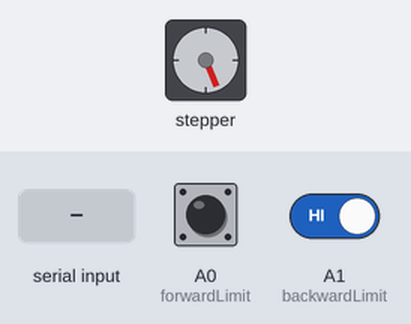
A sketch run on a simulated Arduino Uno, built with avr-gcc and run on an emulated ATmega328P. Shown: stepper motor. The inputs (shaded band) are chosen by the test bench; at power-on: A0 (forwardLimit) HIGH, A1 (backwardLimit) HIGH. Stepper angles assume 200 steps per turn; what the sketch prints to the serial monitor is not drawn.

Above: at 1.2 s.
1.3 s: A0 (forwardLimit) driven LOW
At 1.65 s:
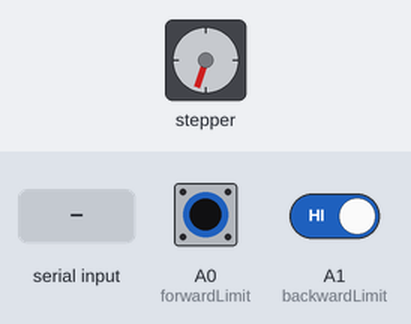
4.3 s: A1 (backwardLimit) driven LOW
7.3 s: A0 (forwardLimit) pulsed HIGH 2 times (0.12 s each, 0.3 s apart)
10.3 s: "5\n" received over Serial
At 11.8 s:
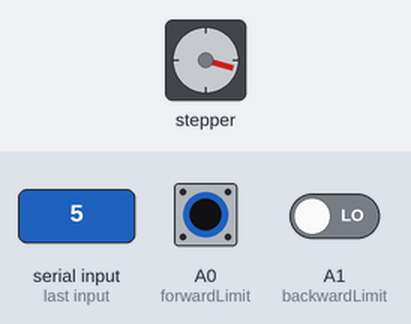
12.1 s: "90,45\n" received over Serial
At 12.55 s:
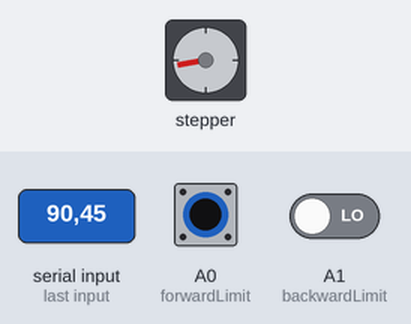
Timing chart, 0 to 16.1 s (numbered marks = the images above; inputs shaded):
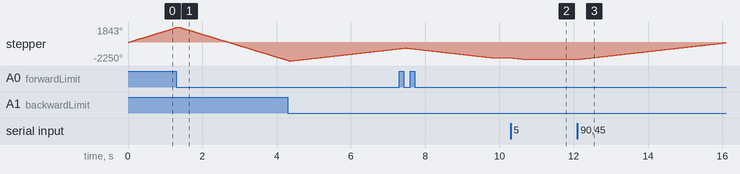

The sketch:

motorController.ino
```cpp
// Include the AccelStepper Library
#include <AccelStepper.h>
#include <ezButton.h>

// Define pin connections
const int dirPin = 4;
const int stepPin = 3;

// Define motor interface type
#define motorInterfaceType 1

// Creates an instance
AccelStepper myStepper(motorInterfaceType, stepPin, dirPin);

ezButton forwardLimit(A0);
ezButton backwardLimit(A1);

enum ExecMode {
  ready,
  move,
  home,
};

enum HomeMode{
  forward,
  backward,
};

ExecMode currentExecMode;
HomeMode currentHomeMode;

bool forwardLimitSet = false;
bool backwardLimitSet = false;

long moveToPos = 0;
int moveDir = 1;

int homeSpeed = 900;
int moveSpeed = 300;

int MINPOS = 0;
int MAXPOS = 0;

int signal = NULL;

void setup() {

  currentExecMode = home;
  currentHomeMode = forward;

  forwardLimit.setDebounceTime(50);
  backwardLimit.setDebounceTime(50);

  myStepper.setMaxSpeed(1000);
  myStepper.setSpeed(homeSpeed);
  Serial.begin(9600);
  Serial.println("startup complete\n");

}

void __loop(){
  // Serial.print(".");
  //Serial.println(digitalRead(A1));
  // Serial.println(digitalRead(A0));

  forwardLimit.loop();
  backwardLimit.loop();

  if (backwardLimit.isPressed()){
    Serial.println("back");
  }

  if (forwardLimit.isPressed()){
    Serial.println("forward");
  }

}

void loop() {
  // loop for limit Switches
  forwardLimit.loop();
  backwardLimit.loop();

  if (backwardLimit.isPressed()){
    Serial.println("back");
  }

  if (forwardLimit.isPressed()){
    Serial.println("forward");
  }

  // Serial.println(myStepper.currentPosition());

  switch (currentExecMode){
    case home:
      if (forwardLimitSet & backwardLimitSet){
        // Serial.println(F("Homed and Ready"));
        setMoveToPercent(50);
        return;
      }
      myStepper.runSpeed();

      switch(currentHomeMode){
        case forward:
          myStepper.setSpeed(homeSpeed);
          // Serial.println("looking for forward limit");
            if (forwardLimit.isPressed()){
              Serial.println(F("Set Forward Limit"));
              forwardLimitSet = true;
              MAXPOS = myStepper.currentPosition();
              currentHomeMode = backward;
              return;
            } else {
              return;
            }
        case backward:
          myStepper.setSpeed(-1 * homeSpeed);
          // Serial.println("looking for backward limit");

            if (backwardLimit.isPressed()){
              Serial.println(F("Set Backward Limit"));
              backwardLimitSet = true;
              MINPOS = myStepper.currentPosition();
              myStepper.setSpeed(100);
              currentHomeMode = forward;
              return;
            } else {
              return;
            }
      };

      case move:

        myStepper.setSpeed(moveSpeed * moveDir);

        if (forwardLimit.isPressed()){
          // Serial.println("forward bounce");
          myStepper.stop();
          myStepper.setSpeed(0);
          setMoveToPercent(10);
          return;
        }

        if (backwardLimit.isPressed()){
          // Serial.println("backward bounce");
          myStepper.stop();
          myStepper.setSpeed(0);
          setMoveToPercent(90);
          return;
        }

        if(myStepper.distanceToGo() == 0){
          currentExecMode = ready;
        } else {
          myStepper.run();
        }
        return;

      case ready:
        myStepper.setSpeed(0);
        signal = Serial.parseInt();

        if (signal != NULL){
          setMoveToPercent(signal);
        }
  };
}


void setMoveToPercent(int posPercent){
  //Serial.print(F("Setting MoveTo "));

  int _posPercent = posPercent;

  moveToPos = MINPOS + (abs(MAXPOS - MINPOS)/100)*abs(_posPercent%100);

  moveDir = moveToPos < myStepper.currentPosition() ? -1 : 1;
  Serial.print(moveToPos);
  myStepper.moveTo(moveToPos);
  currentExecMode = move;
}

void _park(){
  return;
}
```

Measured:
- after the input at 10.3 s, stepper: turns 198° counter-clockwise in 0.39 s, starting at once
- after the input at 12.1 s, stepper: keeps turning clockwise at about 504°/s, starting at once
